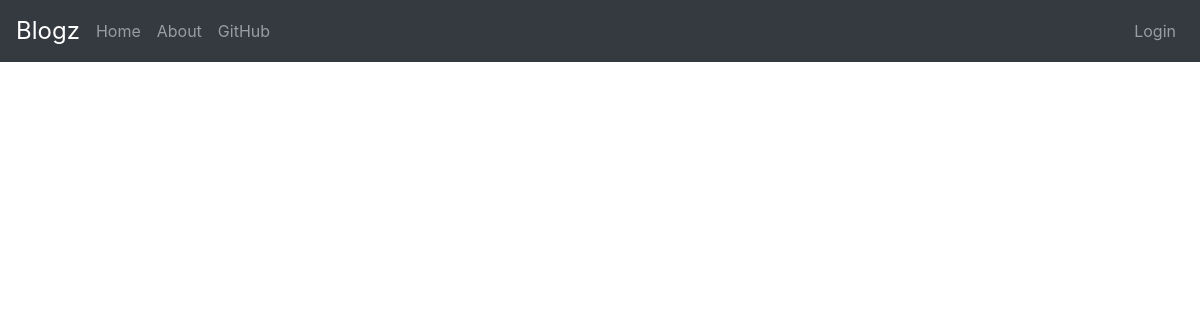
Before: / with the older database file.
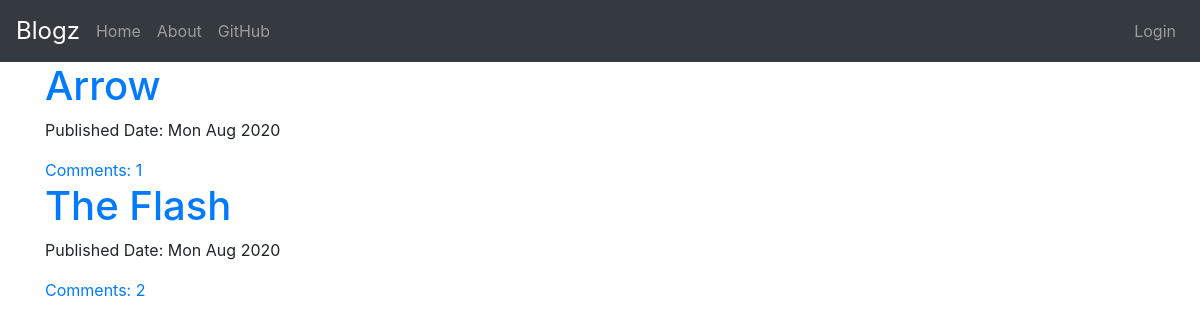
After: the same page with the newer database file.
### blog/models.py (models this page shows, shortened)
class Post(models.Model):
    author = models.ForeignKey('auth.User',on_delete=models.DO_NOTHING)
    title = models.CharField(max_length=200)
    text = models.TextField()
    createDate = models.DateTimeField(default=timezone.now)
    publishedDate = models.DateTimeField(blank=True, null=True)
    def approveComments(self):
        return self.comments.filter(approvedComments = True)

### blog/views.py (the view)
# urls.py: path('', views.PostListView.as_view(), name='post_list'),
class PostListView(ListView):
    model = Post
    template_name = 'blog/post_list.html'
    def get_queryset(self):
        return Post.objects.filter(publishedDate__lte=timezone.now()).order_by('-publishedDate')

### blog/templates/blog/post_list.html
{% extends "blog/base.html" %}
{% block content %}
<div class="center-stage">
    {% for post in post_list %}
        <h1><a href="{%url 'post_detail' pk=post.pk%}">{{post.title}}</a></h1>
        <div class="date">
            <p>Published Date: {{post.publishedDate|date:"D M Y"}}</p>
        </div>
        <a href="{%url 'post_detail' pk=post.pk%}">Comments: {{ post.approveComments.count }}</a>
    {% endfor %}
</div>
{% endblock content %}

### blog/templates/blog/base.html (shortened to what this page needs)
<!DOCTYPE html>
{% load static %}
<html lang="en">
<head>
    <link rel="stylesheet" href="https://stackpath.bootstrapcdn.com/bootstrap/4.4.1/css/bootstrap.min.css">
    <link rel="stylesheet" href="//cdn.jsdelivr.net/npm/medium-editor@latest/dist/css/medium-editor.min.css" type="text/css" media="screen" charset="utf-8">
    <link rel="stylesheet" href="{% static 'blog/css/blog.css'%}">
</head>
<body>
    <nav class="navbar navbar-expand-lg navbar-dark bg-dark techfont flex-column flex-md-row">
        <a class="navbar-brand bigbrand mr-0 mr-md-2" href="{%url 'post_list'%}">Blogz</a>
        <div class="collapse navbar-collapse flex-row" id="navbarNavAltMarkup">
            <div class="nav navbar-nav ">
                <a class="nav-item nav-link" href="{% url 'post_list' %}">Home</a>
                <a class="nav-item nav-link" href="{% url 'about' %}">About</a>
                <a class="nav-item nav-link" href="https://www.github.com/Mr-Jayesh/">GitHub</a>
            </div>
            <div class="nav navbar-nav ml-md-auto">
                {% if user.is_authenticated %}
                    <a class="nav-item nav-link" href="{% url 'post_new' %}">New Post</a>
                    <a class="nav-item nav-link" href="{% url 'post_draft_list' %}">Drafts</a>
                    <a class="nav-item nav-link" href="{% url 'logout' %}">Log Out</a>
                    <a class="nav-item nav-link">Welcome: {{user.username}}</a>
                {% else %}
                    <a class="nav-item nav-link" href="{%url 'login'%}">Login</a>
                {% endif %}
            </div>
        </div>
      </nav>
    <div class="content container">
        <div class="row">
            <div class="col-md-8">
                <div class="blog_posts">
                    {% block content %}
                    {% endblock content %}
                </div>
            </div>
        </div>
    </div>
</body>
</html>

### blog/static/blog/css/blog.css (style rules this page uses)
.techfont { background-color: rgb(26, 25, 25); }
.bigbrand { font-size: 1.5em; }

Changed rows visible on the page:
added Post: title "Arrow", publishedDate "Mon Aug 2020", approveComments.count "1"
added Post: title "The Flash", publishedDate "Mon Aug 2020", approveComments.count "2"
